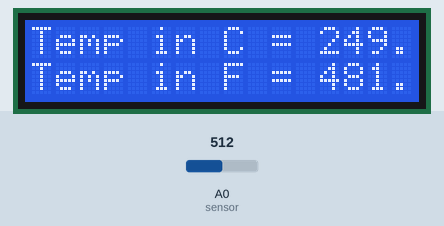
This sketch was run on a simulated Arduino Uno, built with avr-gcc and run on an emulated ATmega328P. On the bench: 16×2 character LCD. Inputs (shaded band) come from the test bench; at power-on: A0 (sensor) = 512.

Above: at 1.2 s.
1.3 s: A0 (sensor) set to 214
At 2.4 s:
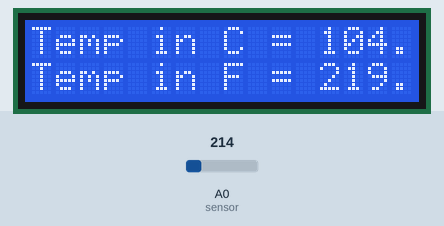
2.8 s: A0 (sensor) set to 194
At 3.5 s:
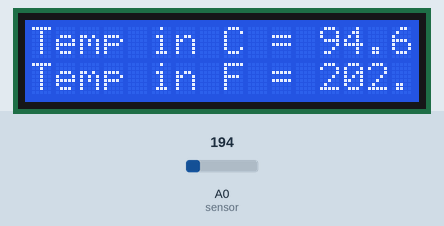
4.3 s: A0 (sensor) set to 86
At 4.7 s:
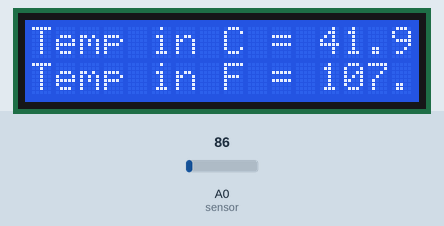
5.8 s: A0 (sensor) set to 72
At 6.9 s:
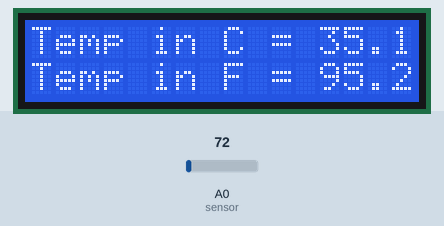
7.3 s: A0 (sensor) set to 22
At 8.1 s:
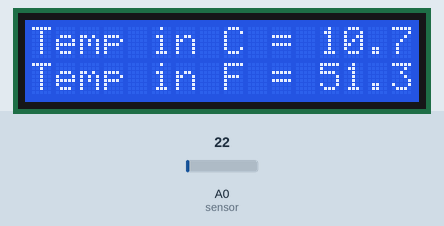
8.8 s: A0 (sensor) set to 18
At 9.3 s:
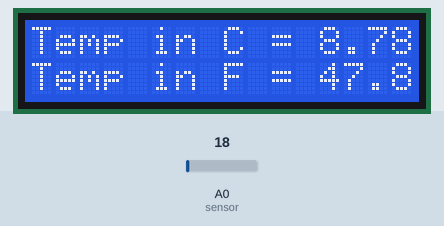
Timing chart, 0 to 11.3 s (numbered marks = the images above; inputs shaded):
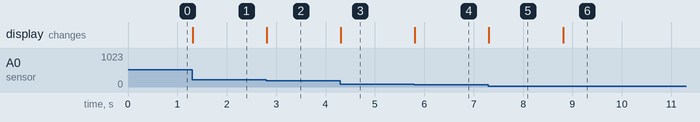

Measured:
- the behaviour switches between 205 and 204 on A0 (sensor) (found by bisection; images 1 and 2)
- the behaviour switches between 78 and 77 on A0 (sensor) (found by bisection; images 3 and 4)
- the behaviour switches between 21 and 20 on A0 (sensor) (found by bisection; images 5 and 6)
- after the input at 1.3 s, the display: changes at once (image 1)
- after the input at 2.8 s, the display: changes at once (image 2)
- after the input at 4.3 s, the display: changes at once (image 3)
- after the input at 5.8 s, the display: changes at once (image 4)
- after the input at 7.3 s, the display: changes at once (image 5)
- after the input at 8.8 s, the display: changes at once (image 6)

The sketch:

iot_weather_.ino
```cpp
#include <LiquidCrystal.h>
int sensor = A0;
float temp;
float tempc;
float tempf;

LiquidCrystal lcd (13,12, 11, 5, 4, 3, 2);// position of  connections
void setup () {
lcd.begin (16, 2);//defining columns and rows of lcd
}

void loop () {
temp=analogRead(sensor);//define temp sensor
tempc=(temp*4.88)/10;
tempf=(tempc*1.8)+32;
lcd.setCursor(0,0);
lcd.print("Temp in C = ");
lcd.println(tempc);
lcd.setCursor(0,1);
lcd.print("Temp in F = ");
lcd.println(tempf);
}
```
